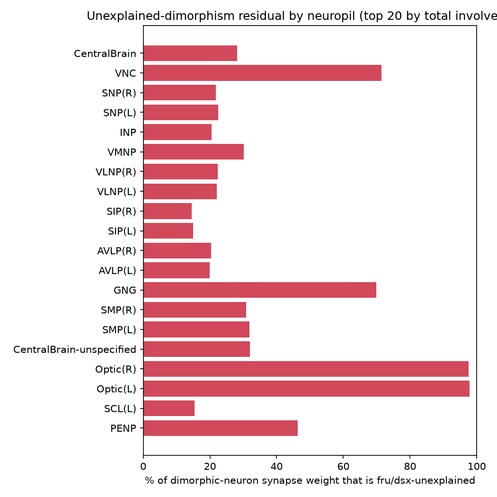
#> input picture reports/figures/phase1/roi_residual_by_involvement.png, 497 x 497 px, shrunk from 1050 x 1050 before the run
$ python make_summary_figure.py
#> lines starting #> are read from the running program, lines starting #| are printed output that depends on the picture
"""Phase 5 (package): composes the four already-produced per-phase headline
figures into one 2x2 "at a glance" panel for the paper-shaped writeup and
README. Does not recompute anything -- purely a presentation step, run
after scripts/run_phase1.py..run_phase4.py.

Usage:  python scripts/make_summary_figure.py
"""

from __future__ import annotations

from pathlib import Path

import matplotlib.image as mpimg
import matplotlib.pyplot as plt

ROOT = Path(__file__).resolve().parents[1]
FIG = ROOT / "reports" / "figures"

PANELS = [
    (FIG / "phase1" / "roi_residual_by_involvement.png",
     "A. Phase 1 -- where the residual concentrates (by neuropil)"),
    (FIG / "phase2" / "ablation_comparison.png",
     "B. Phase 2 -- fru/dsx adds ~nothing once structure is modeled"),
    (FIG / "phase3" / "cluster_scatter_ascending_neuron.png",
     "C. Phase 3 -- ascending_neuron: residual concentrates in one cluster"),
    (FIG / "phase4" / "concordance_bar.png",
     "D. Phase 4 -- BANC confirms residual and explained equally well"),
]


def main() -> None:
    missing = [p for p, _ in PANELS if not p.exists()]
    if missing:
        raise FileNotFoundError(
            f"Missing source figure(s), run the corresponding run_phaseN.py first: {missing}"
        )

    fig, axes = plt.subplots(2, 2, figsize=(14, 10))
    for ax, (path, caption) in zip(axes.flat, PANELS, strict=True):
        img = mpimg.imread(path)
#> img is the input picture: shape (497, 497, 4) float32; mean R, G, B, A 0.95, 0.868, 0.879, 1
        ax.imshow(img)
        ax.axis("off")
        ax.set_title(caption, fontsize=11, loc="left")

    fig.suptitle(
        "The fru/dsx-unexplained residual: where it concentrates, what predicts it,\n"
        "the strongest circuit-level candidate, and independent cross-dataset confirmation",
        fontsize=13,
    )
    fig.tight_layout(rect=(0, 0, 1, 0.94))

    out_path = FIG / "summary_headline.png"
    fig.savefig(out_path, dpi=150)
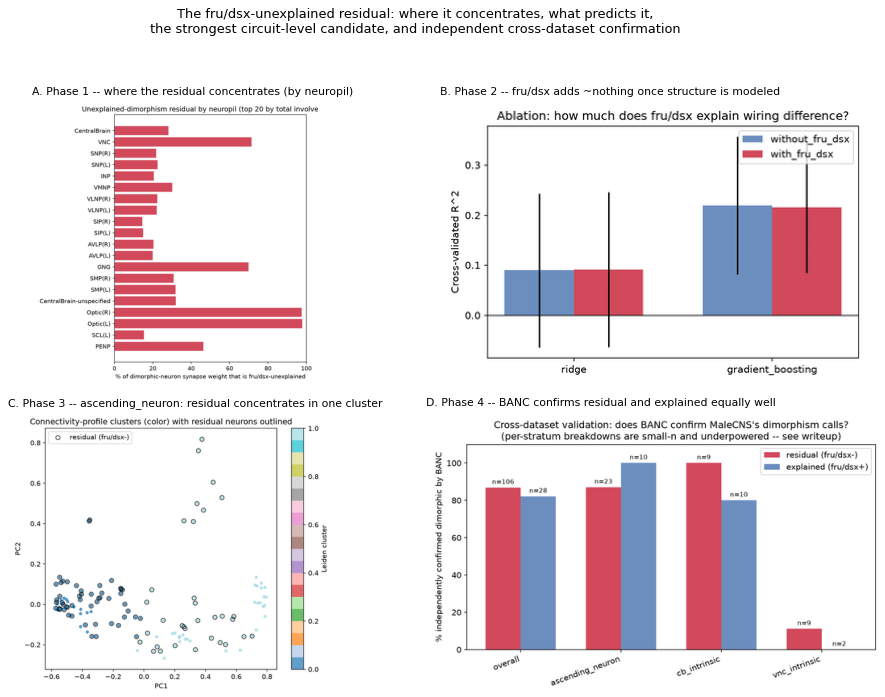
#> figure drawn by matplotlib, 4 panels
    plt.close(fig)
    print(f"Saved {out_path}")


if __name__ == "__main__":
    main()
